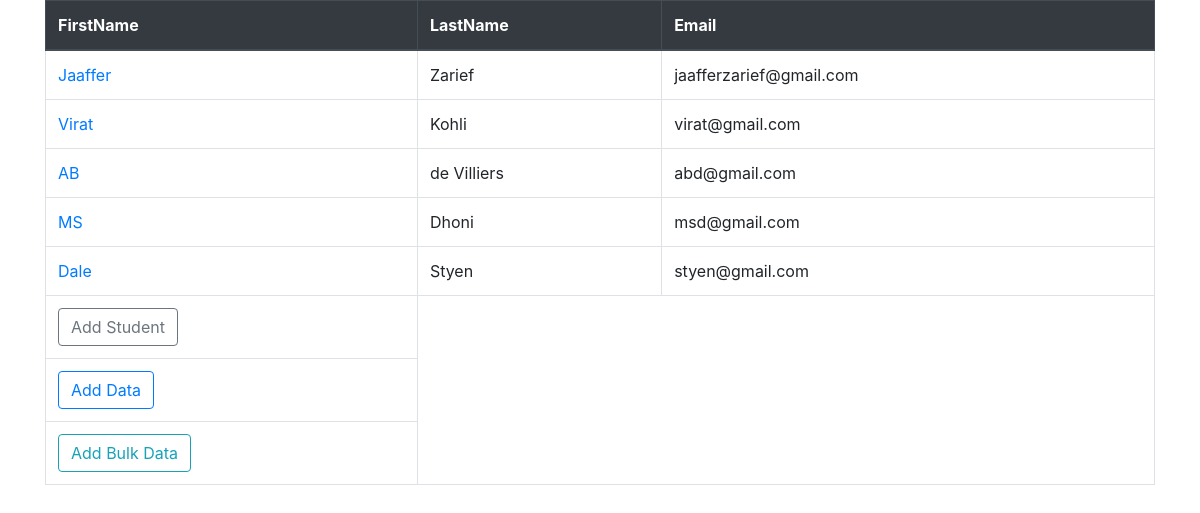
The page / on the database its author committed.
### SampleApp/models.py (models this page shows)
class Student(models.Model):
    firstname = models.CharField(max_length=100)
    lastname = models.CharField(max_length=100)
    username = models.CharField(max_length=100)
    email = models.EmailField(max_length=100)
    age = models.IntegerField()
    address = models.CharField(max_length=255)
    phone_number = models.IntegerField()

### SampleApp/views.py (the view)
# urls.py: path('', views.home, name='home'),
def home(request):
    student = Student.objects.all()
    context = {'student': student}
    return render(request, 'home.html', context)

### SampleApp/templates/home.html (shortened to what this page needs)
<!DOCTYPE html>
<html lang="en">
<head>
    <link rel="stylesheet" href="https://cdn.jsdelivr.net/npm/bootstrap@4.4.1/dist/css/bootstrap.min.css">
</head>
<body>
    <div class="container">
    <table class="table table-bordered">
        <thead class="thead-dark">
            <tr>
                <th>FirstName</th>
                <th>LastName</th>
                <th>Email</th>
            </tr>
        </thead>
        <tbody>
            {% for s in student %}
                <tr>
                    <td><a href="/{{ s.id }}/">{{s.firstname}}</a></td>
                    <td>{{s.lastname}}</td>
                    <td>{{s.email}}</td>
                </tr>
            {% endfor %}
            <tr>
                <td><a href="/create"><button class="btn btn-outline-secondary">Add Student</button></a></td>
            </tr>
            <tr>
                <td><a href="/fileupload"><button class="btn btn-outline-primary">Add Data</button></a></td>
            </tr>
            <tr>
                <td><a href="/bulk-file-upload"><button class="btn btn-outline-info">Add Bulk Data</button></a></td>
            </tr>
        </tbody>
    </table>
</body>
</html>

### rows shown on the page
Student: firstname "Jaaffer", lastname "Zarief", email "jaafferzarief@gmail.com"
Student: firstname "Virat", lastname "Kohli", email "virat@gmail.com"
Student: firstname "AB", lastname "de Villiers", email "abd@gmail.com"
Student: firstname "MS", lastname "Dhoni", email "msd@gmail.com"
Student: firstname "Dale", lastname "Styen", email "styen@gmail.com"
